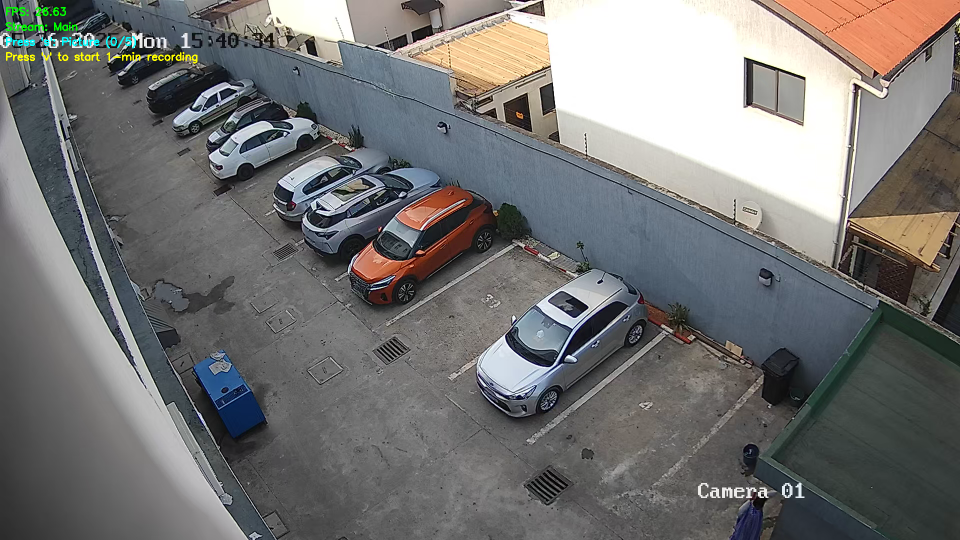
#> input picture parkingManagement/carParkImg.png, 1920 x 1080 px (shown at 1/2 size)
$ python ParkingSpacePicker.py
#> lines starting #> are read from the running program, lines starting #| are printed output that depends on the picture; after the words box and inside, x2 and y2 are one past the last pixel; in counts of white or black regions, pixels touching at a corner belong together
# ParkingSpacePicker.py drawing multiple shapes horizontal and vertical, polygon, rectangle
import cv2
import pickle
import numpy as np


# Default dimensions for rectangular parking spaces
default_horizontal_width, default_horizontal_height = 107, 48
default_vertical_width, default_vertical_height = 48, 107

# Current modes
current_orientation = 'horizontal'  # 'horizontal' or 'vertical'
current_shape_mode = 'rectangle'    # 'rectangle' or 'polygon'

# State variables
is_resizing = False
resize_index = -1
resize_corner = None
resize_start_pos = None

# Polygon creation state
is_creating_polygon = False
current_polygon_points = []
polygon_preview_point = None

try:
    with open('CarParkPos', 'rb') as f:
        posList = pickle.load(f)
except:
    posList = []


# [229 lines left out: functions get_default_dimensions, point_in_polygon, get_space_info, find_space_at_position, mouseClick, not called in this run]


def draw_instructions(img):
    """Draw instructions on the image"""
    instructions = [
        f"Mode: {current_shape_mode.upper()} | Orient: {current_orientation.upper()}",
        "Shape Mode:",
        "R - Rectangle mode",
        "P - Polygon mode",
        "Orientation (Rectangle):",
        "H - Horizontal | V - Vertical",
        "Actions:",
        "Left Click - Add/Edit space",
        "Right Click - Remove/Cancel",
        "Polygon: Click points, close near start",
        "Q - Quit"
    ]

    # Draw background for instructions
    bg_height = len(instructions) * 25 + 40
    cv2.rectangle(img, (10, 10), (420, bg_height), (0, 0, 0), -1)
    cv2.rectangle(img, (10, 10), (420, bg_height), (255, 255, 255), 2)

    # Draw text
    for i, instruction in enumerate(instructions):
        if i == 0:
            color = (0, 255, 0)  # Green for current mode
        elif ":" in instruction and not instruction.startswith(" "):
            color = (255, 255, 0)  # Yellow for headers
        else:
            color = (255, 255, 255)  # White for regular text

        cv2.putText(img, instruction, (20, 35 + i * 25),
                   cv2.FONT_HERSHEY_SIMPLEX, 0.6, color, 2)


# [30 lines left out: functions draw_polygon_handles, draw_rectangle_handles, not called in this run]


while True:
    img = cv2.imread('carParkImg.png')
#> img is the input picture: shape (1080, 1920, 3); mean B, G, R 115.5, 116.2, 116.5

    if img is None:
        print("Error: Could not load image 'carParkImg.png'")
        break

    # Draw all parking spaces
    for i, pos in enumerate(posList):
        shape_type, points, width, height = get_space_info(pos)

        if shape_type == 'polygon':
            # Draw polygon
            pts = np.array(points, np.int32)
            pts = pts.reshape((-1, 1, 2))
            cv2.polylines(img, [pts], True, (0, 255, 255), 2)  # Cyan for polygons
            cv2.fillPoly(img, [pts], (0, 255, 255, 50))  # Semi-transparent fill

            # Draw point count
            center_x = sum(p[0] for p in points) // len(points)
            center_y = sum(p[1] for p in points) // len(points)
            cv2.putText(img, f"POLY {len(points)}pts", (center_x - 40, center_y),
                       cv2.FONT_HERSHEY_SIMPLEX, 0.5, (255, 255, 255), 1)

            # Draw handles if being edited
            if is_resizing and resize_index == i:
                draw_polygon_handles(img, points)

        else:  # Rectangle
            x, y = points[0]
            # Convert old formats to new format
            if len(pos) == 3:
                orientation = pos[2]
                if orientation == 'horizontal':
                    width, height = default_horizontal_width, default_horizontal_height
                else:
                    width, height = default_vertical_width, default_vertical_height
                posList[i] = (x, y, width, height, orientation)
            elif len(pos) == 2:
                width, height = default_horizontal_width, default_horizontal_height
                orientation = 'horizontal'
                posList[i] = (x, y, width, height, orientation)
            else:
                orientation = pos[4] if len(pos) >= 5 else 'horizontal'

            # Draw rectangle
            color = (255, 0, 255) if orientation == 'horizontal' else (0, 255, 255)
            cv2.rectangle(img, (x, y), (x + width, y + height), color, 2)

            # Draw size info
            text = f"{orientation[0].upper()} {width}x{height}"
            cv2.putText(img, text, (x + 5, y + 20),
                       cv2.FONT_HERSHEY_SIMPLEX, 0.5, (255, 255, 255), 1)

            # Draw handles if being resized
            if is_resizing and resize_index == i:
                draw_rectangle_handles(img, x, y, width, height)
#> after the loop, posList = []

    # Draw polygon creation preview
    if is_creating_polygon and current_polygon_points:
        # Draw current polygon points and lines
        for i, point in enumerate(current_polygon_points):
            cv2.circle(img, point, 5, (0, 255, 0), -1)
            if i > 0:
                cv2.line(img, current_polygon_points[i-1], point, (0, 255, 0), 2)

        # Draw preview line to mouse
        if polygon_preview_point:
            cv2.line(img, current_polygon_points[-1], polygon_preview_point, (128, 255, 128), 1)

        # Draw closing line preview if near start
        if len(current_polygon_points) >= 3 and polygon_preview_point:
            dist_to_first = np.sqrt((polygon_preview_point[0] - current_polygon_points[0][0])**2 +
                                  (polygon_preview_point[1] - current_polygon_points[0][1])**2)
            if dist_to_first < 15:
                cv2.line(img, current_polygon_points[-1], current_polygon_points[0], (0, 255, 0), 2)
                cv2.putText(img, "Click to close polygon", (polygon_preview_point[0] + 10, polygon_preview_point[1]),
                           cv2.FONT_HERSHEY_SIMPLEX, 0.7, (0, 255, 0), 2)

    # Draw instructions
    draw_instructions(img)
#> in draw_instructions, `cv2.rectangle(img, (10, 10), (420, bg_height), (255, 255, 255), 2)`:
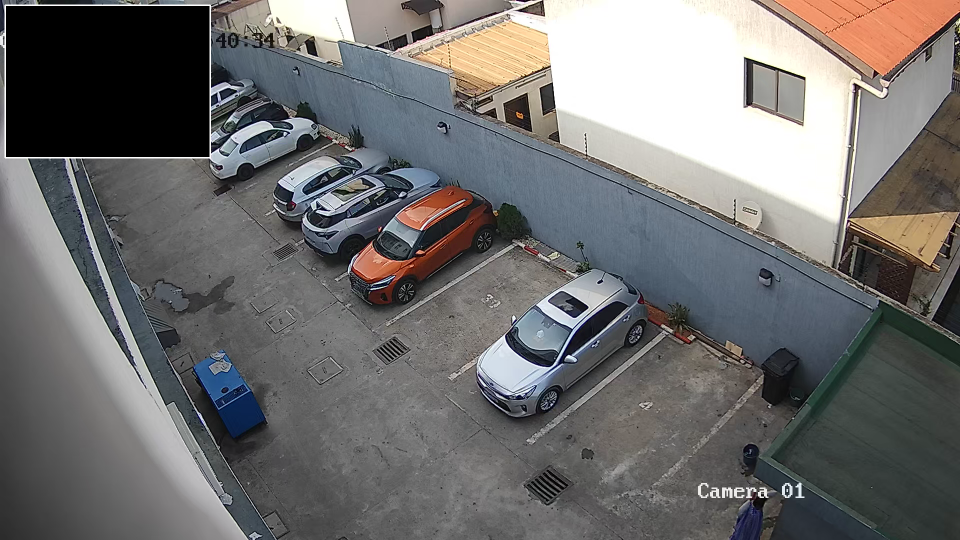
#> img: shape (1080, 1920, 3) (shown at 1/2 size); mean B, G, R 110.5, 110.9, 111.9
#> after the loop in draw_instructions, `for i, instruction in enumerate(instructions):`:
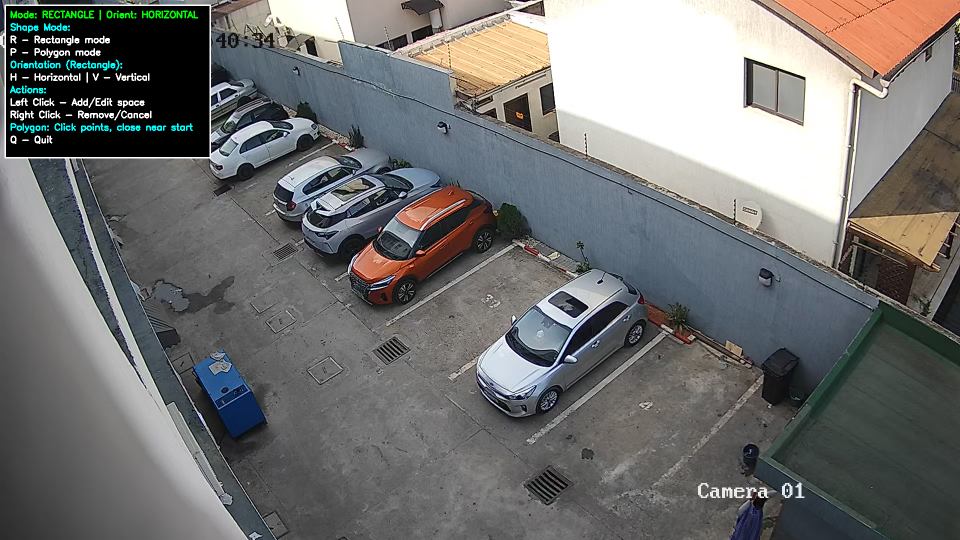
#> img: shape (1080, 1920, 3) (shown at 1/2 size); 0.77% of pixels changed, all inside (x1, y1, x2, y2) = (20, 19, 397, 288)

    cv2.imshow("Parking Space Picker", img)
    cv2.setMouseCallback("Parking Space Picker", mouseClick)

    # Handle keyboard input
    key = cv2.waitKey(1) & 0xFF
#> (key q is pressed here)
    if key == ord('q') or key == ord('Q'):
        break
    elif key == ord('h') or key == ord('H'):
        current_orientation = 'horizontal'
        print("Switched to HORIZONTAL mode")
    elif key == ord('v') or key == ord('V'):
        current_orientation = 'vertical'
        print("Switched to VERTICAL mode")
    elif key == ord('r') or key == ord('R'):
        current_shape_mode = 'rectangle'
        is_creating_polygon = False
        current_polygon_points = []
        print("Switched to RECTANGLE mode")
    elif key == ord('p') or key == ord('P'):
        current_shape_mode = 'polygon'
        print("Switched to POLYGON mode")

cv2.destroyAllWindows()
print(f"Saved {len(posList)} parking spaces")
#| Saved 0 parking spaces
print("Rectangle spaces: Magenta (horizontal) / Cyan (vertical)")
print("Polygon spaces: Cyan with point count")
print("Data formats: Rectangle (x,y,w,h,orientation) | Polygon (x1,y1,x2,y2,...,'polygon')")
